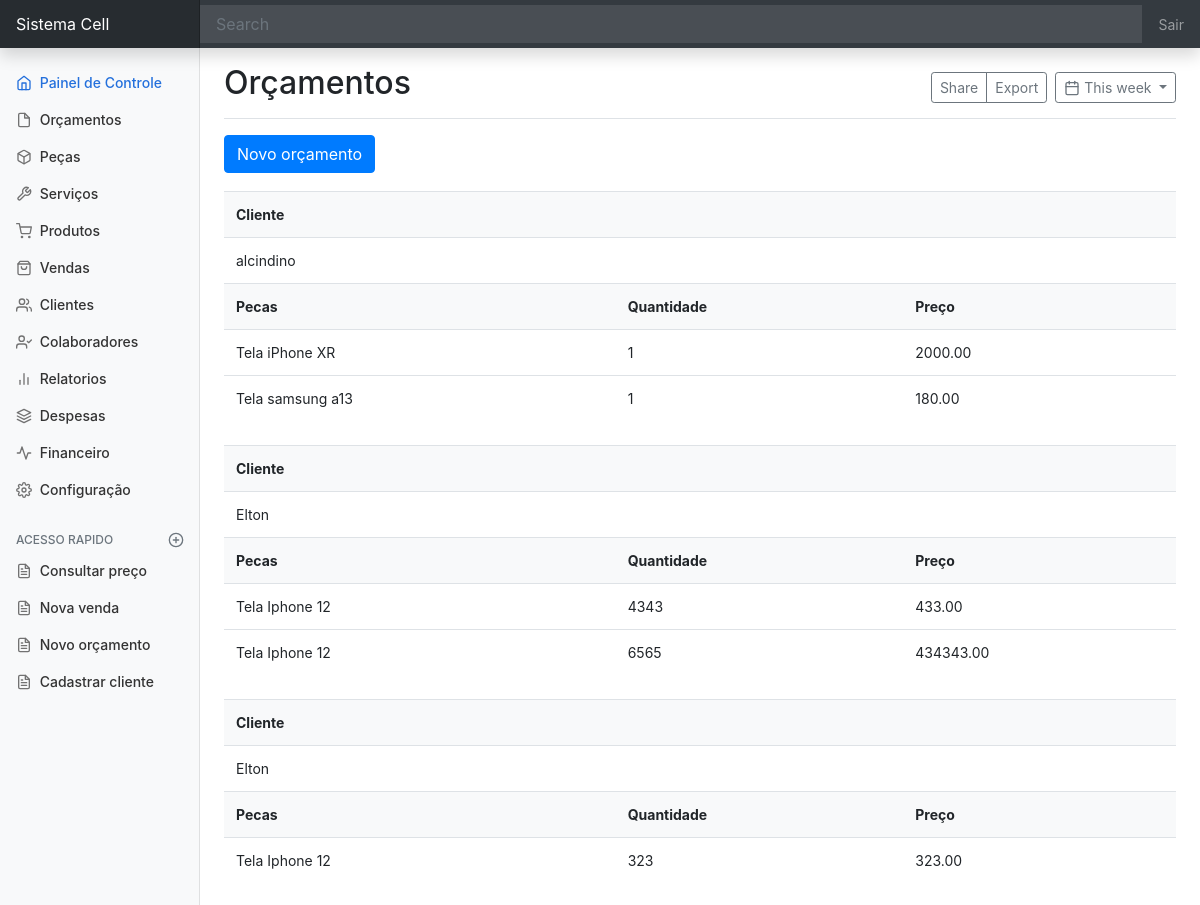
The page /orcamento/ (upper part) on the database as committed earlier.
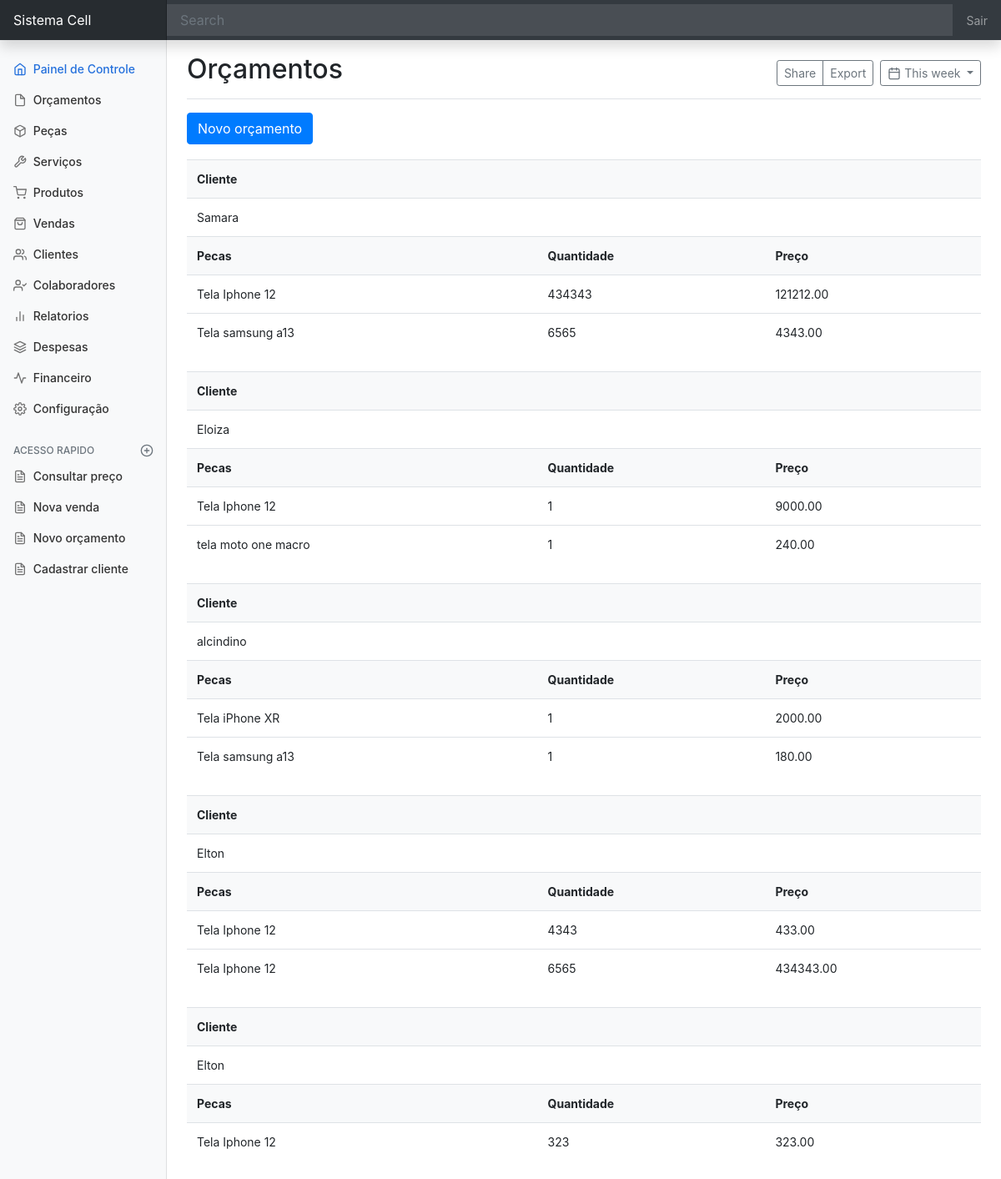
The same page on the database as committed later.
### orcamento/models.py (models this page shows, shortened)
class Orcamento(models.Model):
    cliente = models.ForeignKey(Cliente, on_delete=models.CASCADE)
    class Meta:
        ordering = ('-pk',)

class ItemsOrcamento(models.Model):
    orcamento = models.ForeignKey(
        Orcamento,
        on_delete=models.SET_NULL,
        related_name='orcamento_items',
        null=True,
        blank=True
    )
    peca = models.ForeignKey(
        Pecas,
        on_delete=models.SET_NULL,
        null=True,
        blank=True
    )
    quantidade = models.IntegerField()
    preco_orcamento = models.DecimalField(max_digits=9, decimal_places=2)
    class Meta:
        ordering = ('pk',)

### cliente/models.py (models this page shows, shortened)
class Cliente(models.Model):
    nome_cliente = models.CharField(max_length=90)

### peca/models.py (models this page shows)
class Pecas(models.Model):
    nome_peca = models.CharField(max_length=99)
    preco_peca = models.DecimalField(max_digits=9, decimal_places=2)
    def __str__(self):
        return self.nome_peca

### orcamento/views.py (the view)
# urls.py: path('orcamento/', ListaOrcamento.as_view(), name='orcamento'),
class ListaOrcamento(ListView):
    template_name = 'orcamento/pagina-inicial-orcamento.html'
    model = Orcamento

### orcamento/templates/orcamento/pagina-inicial-orcamento.html (shortened to what this page needs)
{% extends 'dashboard/pagina-inicial.html' %}
{% block titulo%}
Orçamentos
{% endblock titulo%}
{% block conteudo%}
<a class="btn btn-primary"
   data-toggle="modal"
   data-target="#staticBackdrop"
   hx-get="{% url 'orcamento:cadastrar-orcamento' %}"
   hx-target="#adicionar-conteudo"
>Novo orçamento</a>
<div style="padding-top:18px">
    <table class="table">
        <tbody id="orcamento-Tbody">
        {% include 'orcamento/tabela/tabela-orcamento.html' %}
        </tbody>
    </table>
</div>
{% endblock conteudo%}

### orcamento/templates/orcamento/tabela/linhas-tabela-orcamento.html
<tr class="bg-light">
        <th>Cliente</th>
        <th></th>
        <th></th>
    </tr>
    <tr>
        <td>{{object.cliente.nome_cliente}}</td>
        <td></td>
        <td></td>
    </tr>
    <tr class="bg-light">
        <th>Pecas</th>
        <th>Quantidade</th>
        <th>Preço</th>
    </tr>
    {% for items in object.orcamento_items.all %}
    <tr>
        <td>{{ items.peca }}</td>
        <td>{{ items.quantidade }}</td>
        <td>{{ items.preco_orcamento }}</td>
    </tr>
    {% endfor %}
    <tr class="bg-default table-borderless">
        <td></td>
        <td></td>
        <td></td>
    </tr>

Rows that differ between the two databases and show on the page:
added Orcamento: cliente.nome_cliente "Samara"
added ItemsOrcamento: peca "Tela Iphone 12", quantidade "434343", preco_orcamento "121212.00", shown under "Samara"
added ItemsOrcamento: peca "Tela samsung a13", quantidade "6565", preco_orcamento "4343.00", shown under "Samara"
added Orcamento: cliente.nome_cliente "Eloiza"
added ItemsOrcamento: peca "Tela Iphone 12", quantidade "1", preco_orcamento "9000.00", shown under "Eloiza"
added ItemsOrcamento: peca "tela moto one macro", quantidade "1", preco_orcamento "240.00", shown under "Eloiza"
